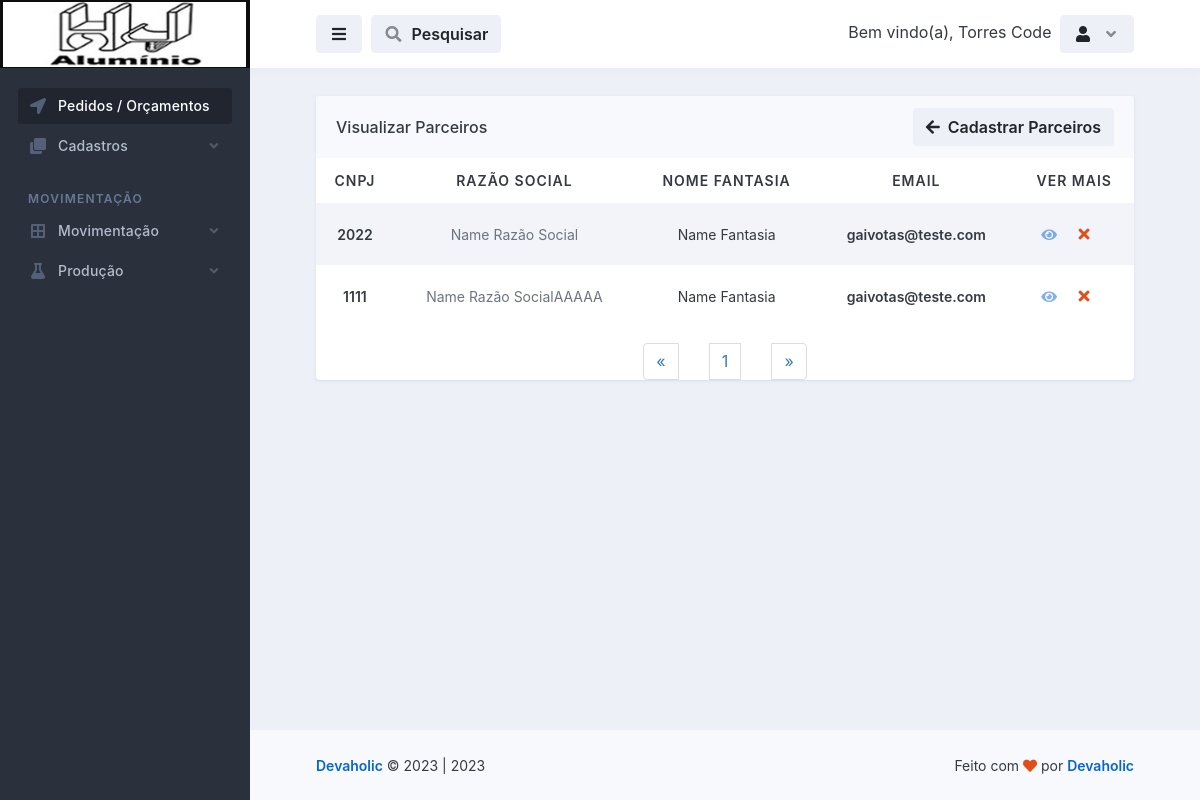
Screenshot of /parceiros/visualizar_parceiros.php (signed in) with the database file from the repository.
### tables this page shows
CREATE TABLE `logado` (
  `id` int(11) NOT NULL,
  `nome` varchar(50) NOT NULL,
  `email` varchar(100) NOT NULL,
  `senha` varchar(50) NOT NULL,
  `parceiro_colaborador` varchar(100) NOT NULL,
  `cpf` int(100) NOT NULL,
  `rg` int(20) NOT NULL,
  `cep` int(20) NOT NULL,
  `endereco` varchar(100) NOT NULL,
  `telefone` varchar(50) NOT NULL,
  `complemento` varchar(100) NOT NULL,
  `bairro` varchar(100) NOT NULL,
  `cidade` varchar(100) NOT NULL,
  `uf` varchar(20) NOT NULL,
  `nascimento` varchar(100) NOT NULL,
  `nivel` varchar(20) NOT NULL
);

CREATE TABLE `parceiros` (
  `id` int(11) NOT NULL,
  `razaosocial` varchar(50) NOT NULL,
  `nomefantasia` varchar(50) NOT NULL,
  `complemento` varchar(100) NOT NULL,
  `cidade` varchar(50) NOT NULL,
  `endreco` varchar(100) NOT NULL,
  `email` varchar(50) NOT NULL,
  `instagram` varchar(100) NOT NULL,
  `facebook` varchar(100) NOT NULL,
  `codigointerno` varchar(50) NOT NULL,
  `bairro` varchar(50) NOT NULL,
  `cnpj` varchar(20) NOT NULL,
  `cep` varchar(20) NOT NULL,
  `uf` varchar(20) NOT NULL,
  `ie` varchar(50) NOT NULL,
  `numero` varchar(50) NOT NULL,
  `telefone` varchar(50) NOT NULL,
  `imagem` varchar(255) NOT NULL
);

### database.php (called while the page is built, shortened)
<?php
    class database
    {
        public $server = 'localhost';
        public $user = 'root';
        public $pass = '';
        public $bdn = 'maxportas';
        public function __construct()
        {
            try{
            $this->conn = new PDO('mysql:host='.$this->server.'; dbname='.$this->bdn, $this->user, $this->pass);
            } catch(PDOException $e){
                echo "Error $e";
            }
        }
    }
?>

### controllers/controllers_parceiros.php (called while the page is built, shortened)
<?php
    include "../database.php";
class controllers_parceiros extends database
{
    public function selecionar_parceiros()
    {
        $selecionar_parceiros = $this->conn->prepare("SELECT * FROM parceiros ORDER BY id DESC");
        $selecionar_parceiros->execute();
        $resulparceiros = $selecionar_parceiros->fetchAll(PDO::FETCH_ASSOC);
        return $resulparceiros;
    }
}
?>

### parceiros/visualizar_parceiros.php (the view, shortened to what this page needs)
<?php
  require_once "../config.php";
$conn = mysqli_connect($DBHOST, $DBUSER, $DBPASS, $DBNAME);
$pagina = (isset($_GET['pagina']))? $_GET['pagina'] : 1;
$result_parceiros = "SELECT * FROM parceiros";
$resultado_parceiros = mysqli_query($conn, $result_parceiros);
$total_parceiros = mysqli_num_rows($resultado_parceiros);
$quantidade_pg = 10;
$num_pagina = ceil($total_parceiros/$quantidade_pg);
$incio = ($quantidade_pg*$pagina)-$quantidade_pg;
$result_parceiros = "SELECT * FROM parceiros limit $incio, $quantidade_pg";
$resultado_parceiros = mysqli_query($conn, $result_parceiros);
?>
<!doctype html>
<html lang="en">
  <head>
    <link rel="stylesheet" id="css-main" href="../assets/css/dashmix.min.css">
    <link rel="stylesheet" href="../assets/css/pagination.css">
  </head>
  <body>
    <div id="page-container" class="sidebar-o sidebar-dark enable-page-overlay side-scroll page-header-fixed main-content-narrow">
    <?php require_once "../template/sidebar.php" ?>
<header id="page-header">
    <div class="content-header">
    <div class="space-x-1">
        <button type="button" class="btn btn-alt-secondary" data-toggle="layout" data-action="sidebar_toggle">
        <i class="fa fa-fw fa-bars"></i>
        </button>
            <button type="button" class="btn btn-alt-secondary" data-toggle="layout" data-action="header_search_on">
              <i class="fa fa-fw opacity-50 fa-search"></i> <span class="ms-1 d-none d-sm-inline-block">Pesquisar</span>
            </button>
    </div>
    <?php require_once "../template/btn_logout.php"; ?>
    </div>
</header>
      <main id="main-container">
        <div class="content content-full content-boxed">
          <div class="row">
            <div class="col-md-12">
              <div class="block block-rounded block-mode-loading-refresh">
                <div class="block-header block-header-default">
                  <h3 class="block-title">
                    Visualizar Parceiros
                  </h3>
                  <a class="btn btn-alt-secondary" href="parceiros.php">
                    <i class="fa fa-arrow-left me-1"></i> Cadastrar Parceiros
                  </a>
                </div>
                <div class="table-responsive">
                  <table class="table table-striped table-hover table-borderless table-vcenter fs-sm">
                  <?php
                    require_once "../controllers/controllers_parceiros.php";
                    $selecionar_parceiros = new controllers_parceiros();
                    $result_parceiros = $selecionar_parceiros->selecionar_parceiros();
                    if(count($result_parceiros) > 0)
                    { ?>
                    <thead style="text-align: center;">
                      <tr class="text-uppercase">
                        <th>CNPJ</th>
                        <th>Razão Social</th>
                        <th>Nome Fantasia</th>
                        <th>Email</th>
                        <th>Ver Mais</th>
                      </tr>
                    </thead>
                    <?php } ?>
                    <tbody style="text-align: center;">
                        <?php
                            require_once "../controllers/controllers_parceiros.php";
                            $selecionar_parceiros = new controllers_parceiros();
                            $result_parceiros = $selecionar_parceiros->selecionar_parceiros();
                            if(count($result_parceiros) > 0)
                            {
                              while($row_parceiros = mysqli_fetch_assoc($resultado_parceiros)){ ?>
                                <tr style="text-align: center;">
                                  <td>
                                      <span class="fw-semibold"><?php echo $row_parceiros['cnpj']; ?></span>
                                  </td>
                                  <td>
                                    <span class="fs-sm text-muted"><?php echo $row_parceiros['razaosocial'];?></span>
                                  </td>
                                  <td>
                                    <?php echo $row_parceiros['nomefantasia']; ?>
                                  </td>
                                  <td>
                                      <span class="fw-semibold"><?php echo $row_parceiros['email']; ?></span>
                                  </td>
                                  <td class="text-center text-nowrap fw-medium" style="display: flex; justify-content: center; align-items: center;">
                                    <a href="vermais_parceiros.php?view_parceiros=<?php $idCriptografado = base64_encode($row_parceiros['id']); echo $idCriptografado;?>">
                                        <i class="fa fa-eye me-1 opacity-50"></i>
                                    </a>
                                    <?php
                                       echo "<button class='btn' onclick='abrirModal(".$row_parceiros['id'].")'><i class='fa fa-fw fa-times text-danger'></i></button>";
                                    ?>
                                  </td>
                                </tr>
                          <?php } } else
                          {
                            echo "<h1>Nenhum registo encontrado!</h1>";
                          } ?>
                    </tbody>
                  </table>
                  <?php
                    $pagina_anterior = $pagina - 1;
                    $pagina_posterior = $pagina + 1;
                  ?>
                <nav class="text-center">
                  <ul class="pagination" style="display: flex; align-items: center; justify-content: space-between; width: 20%; margin: auto;">
                    <li>
                      <?php
                      if($pagina_anterior != 0){ ?>
                        <a href="visualizar_parceiros.php?pagina=<?php echo $pagina_anterior; ?>" aria-label="Previous">
                          <span aria-hidden="true">&laquo;</span>
                        </a>
                      <?php }else{ ?>
                        <span aria-hidden="true">&laquo;</span>
                      <?php }  ?>
                    </li>
                    <?php
                    for($i = 1; $i < $num_pagina + 1; $i++){ ?>
                      <li><a href="visualizar_parceiros.php?pagina=<?php echo $i; ?>"><?php echo $i; ?></a>
                      </li>
                    <?php } ?>
                    <li>
                      <?php
                      if($pagina_posterior <= $num_pagina){ ?>
                        <a href="visualizar_parceiros.php?pagina=<?php echo $pagina_posterior; ?>" aria-label="Previous">
                          <span aria-hidden="true">&raquo;</span>
                        </a>
                      <?php }else{ ?>
                        <span aria-hidden="true">&raquo;</span>
                      <?php }  ?>
                    </li>
                  </ul>
                </nav>
                </div>
                </div>
              </div>
        </div>
      </main>
      <?php require_once "../template/footer.php" ?>
    </div>
  </body>
</html>

### template/btn_logout.php (shortened to what this page needs)
<?php
    include "../conexao-bd.php";
    $email = $_SESSION['email'];
    $selecinarUserLogado = $conn->prepare("SELECT * FROM logado WHERE email = :email");
    $selecinarUserLogado->bindValue(':email', $email);
    $selecinarUserLogado->execute();
    $row = $selecinarUserLogado->fetch(PDO::FETCH_ASSOC);
?>
<div class="space-x-1">
    <div class="dropdown d-inline-block">
        <span class="d-sm-inline-block">Bem vindo(a), <?php echo $row['nome']; ?></span>
    </div>
    <div class="dropdown d-inline-block">
    <button type="button" class="btn btn-alt-secondary" id="page-header-user-dropdown" data-bs-toggle="dropdown" aria-haspopup="true" aria-expanded="false">
        <i class="fa fa-fw fa-user"></i>
        <i class="fa fa-fw fa-angle-down opacity-50 ms-1 d-none d-sm-inline-block"></i>
    </button>
    </div>
</div>

### assets/css/pagination.css (style rules this page uses)
.pagination { display:inline-block;padding-left:0;margin:20px 0;border-radius:4px }
.pagination>li { display:inline }
.pagination>li>a,.pagination>li>span { position:relative;float:left;padding:6px 12px;margin-left:-1px;line-height:1.42857143;color:#337ab7;text-decoration:none;background-color:#fff;border:1px solid #ddd }
.pagination>li:first-child>a,.pagination>li:first-child>span { margin-left:0;border-top-left-radius:4px;border-bottom-left-radius:4px }
.pagination>li:last-child>a,.pagination>li:last-child>span { border-top-right-radius:4px;border-bottom-right-radius:4px }

### rows the page displays
logado: nome "Torres Code"
parceiros: cnpj "2022", razaosocial "Name Razão Social", nomefantasia "Name Fantasia", email "gaivotas@teste.com"
parceiros: cnpj "1111", razaosocial "Name Razão SocialAAAAA", nomefantasia "Name Fantasia", email "gaivotas@teste.com"

### other values shown
Date('Y') "2023"
